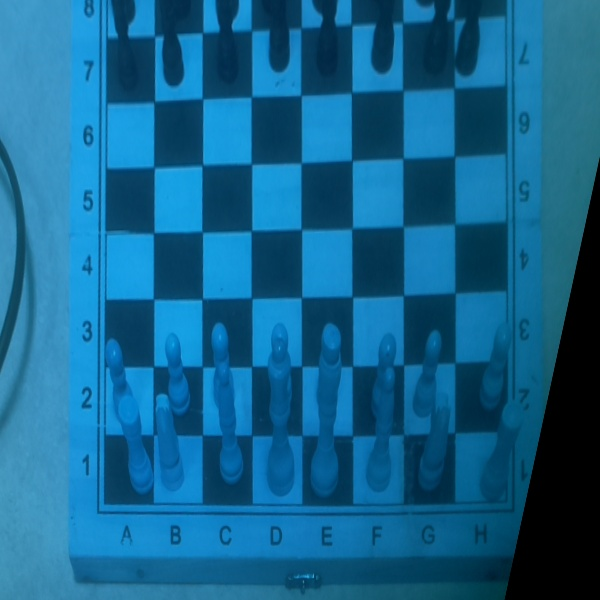
#> input picture first_cut_img.jpg, 600 x 600 px; its folder holds only this picture in this run
$ python -i identify_board3.py   (imports and definitions only)   (older library calls are emulated)
#> lines starting #> are read from the running program, lines starting #| are printed output that depends on the picture; after the words box and inside, x2 and y2 are one past the last pixel; in counts of white or black regions, pixels touching at a corner belong together
### gui_img_manager.py
from threading import Thread

### STATIC VARIABLES - GLOBAL - this is black sorcery so DON'T TOUCH it.
### You will NOT BE ABLE TO FIX THIS. NOBODY KNOWS HOW THIS WORKS. ###
images = []
move = ""
curr = 0
finished = False

# [4 lines left out: function set_camera, not called in this run]

def reset_images(camnum):
    global images
    images[camnum] = []

def add_img(img):
    global images
    if len(images)>0:
        images[-1].append(img)

def set_move(mv):
    global move
    move = mv

def get_images():
    return images

# [6 lines left out: function set_finished, not called in this run]

def check_images():
    return finished

# run game loop processing ASYNC
# [19 lines left out: function init, not called in this run]

### identify_board3.py
import cv2
import numpy as np
import math
import copy
import gui_img_manager

# import filter_colors
# import chess_helper

"""
This file is responsible for getting an image and returning only the board's
image, projected to be rectangular.
"""

##### Image resize and cut dimensions #####
RESIZE_WIDTH = 600
RESIZE_HEIGHT = 600
CUT_UP = 70
CUT_DOWN = 1550

##### Line intersection filter #####
VER_MIN_INTERSECT = 6
HOR_MIN_INTERSECT = 6

##### Angle Ranges #####
VER_MIN_ANGLE = 0.9
VER_MAX_ANGLE = 2.3
VER_LEFT_MIN_ANGLE = 1.5
VER_LEFT_MAX_ANGLE = 2.2
VER_RIGHT_MIN_ANGLE = 1
VER_RIGHT_MAX_ANGLE = 1.5
HOR_MIN_ANGLE = 0.15
HOR_MAX_ANGLE = 3.0
HOR_DIFF_ANGLE = 0.09

##### General hough parameters #####
RHO_RES = 1
THETA_RES = np.pi / 180
MIN_VOTES = 115
MIN_LENGTH = 80
MAX_GAP = 30

##### Gaussian Threshold parameters #####
GAUSS_MAX_VALUE = 255
GAUSS_BLOCK_SIZE = 115
GAUSS_C = 13

##### Edge detection parameters #####
EDGE_DST = 10
EDGE_KSIZE = 3
EDGE_SCALE = 10

##### Finding pixels on lines #####
MAX_PIXEL_DISTANCE_FROM_LINE = 15

##### Finding fourth line #####
FOURTH_LINE_FIT_A = -0.02644
FOURTH_LINE_FIT_B = 26.37
FOURTH_LINE_FIT_C = 0.3048
FOURTH_LINE_FIT_D = 54.22
UPPER_RECT_H1 = (-150)  # -100
UPPER_RECT_H2 = (-70)
FOURTH_LINE_RHO_RES = 3
FOURTH_LINE_THETA_RES = np.pi / 180
FOURTH_LINE_MIN_VOTES = 125
FOURTH_LINE_MIN_LENGTH = 115
FOURTH_LINE_MAX_GAP = 30
PROJECTION_IMAGE_PADDING_RATIO = 1.0 / 7

DEBUG = True

class identify_board:

    def __init__(self):
        self.first = False

    """
    :return image of board, including an extra line above the board.
    """

    # [32 lines left out: function get_board_image, not called in this run]

    def find_lines2(self, img):
        linesP = cv2.HoughLinesP(img, RHO_RES, THETA_RES,
                                 MIN_VOTES, None, MIN_LENGTH, MAX_GAP)
        up_down = []
        left_right = []
        for line in linesP:
            for l in line:
                if self.get_theta(l) < VER_MAX_ANGLE and self.get_theta(
                        l) > VER_MIN_ANGLE:
                    up_down.append(l)
                if self.get_theta(l) < HOR_MIN_ANGLE or self.get_theta(
                        l) > HOR_MAX_ANGLE:  # WTF
                    left_right.append(l)

        # self.draw_lines(up_down,img)
        # self.draw_lines(left_right,img)
        return up_down, left_right

    def is_in_line(self, point, line):
        if line[0] >= point[0] - MAX_PIXEL_DISTANCE_FROM_LINE and line[2] <= point[0] + MAX_PIXEL_DISTANCE_FROM_LINE and \
                line[1] >= point[1] - MAX_PIXEL_DISTANCE_FROM_LINE and line[3] <= point[
            1] + MAX_PIXEL_DISTANCE_FROM_LINE:
            return True
        if line[0] >= point[0] - MAX_PIXEL_DISTANCE_FROM_LINE and line[2] <= point[0] + MAX_PIXEL_DISTANCE_FROM_LINE and \
                line[1] <= point[1] + MAX_PIXEL_DISTANCE_FROM_LINE and line[3] >= point[
            1] - MAX_PIXEL_DISTANCE_FROM_LINE:
            return True
        if line[0] <= point[0] + MAX_PIXEL_DISTANCE_FROM_LINE and line[2] >= point[0] - MAX_PIXEL_DISTANCE_FROM_LINE and \
                line[1] >= point[1] - MAX_PIXEL_DISTANCE_FROM_LINE and line[3] <= point[
            1] + MAX_PIXEL_DISTANCE_FROM_LINE:
            return True
        if line[0] <= point[0] + MAX_PIXEL_DISTANCE_FROM_LINE and line[2] >= point[0] - MAX_PIXEL_DISTANCE_FROM_LINE and \
                line[1] <= point[1] + MAX_PIXEL_DISTANCE_FROM_LINE and line[3] >= point[
            1] - MAX_PIXEL_DISTANCE_FROM_LINE:
            return True
        return False

    def num_of_cutting(self, line, lines):
        count = 0
        for l in lines:
            point = self.get_cutoff_point(line, l)
            if self.is_in_line(point, l) and self.is_in_line(point, line):
                count += 1
        return count

    def amen_yaavod(self, img):
        ver, hor = self.find_lines2(img)
        rank_ver = [self.num_of_cutting(item, hor) for item in ver]
        rank_hor = [self.num_of_cutting(item, ver) for item in hor]
        for i in range(len(rank_ver)):
            i2 = len(rank_ver) - 1 - i
            if (rank_ver[i2] < VER_MIN_INTERSECT):
                ver = ver[:i2] + ver[i2 + 1:]
        for i in range(len(rank_hor)):
            i2 = len(rank_hor) - 1 - i
            if (rank_hor[i2] < HOR_MIN_INTERSECT):
                hor = hor[:i2] + hor[i2 + 1:]
        #        self.draw_lines(ver,img)
        #        self.draw_lines(hor,img)
        return ver, hor

    # [7 lines left out: function get_lines_theta, not called in this run]

    def gausThresholdChess(self, img):
        gaus = cv2.adaptiveThreshold(img, GAUSS_MAX_VALUE,
                                     cv2.ADAPTIVE_THRESH_MEAN_C,
                                     cv2.THRESH_BINARY, GAUSS_BLOCK_SIZE, GAUSS_C)
        # cv2.imshow("saharur",gaus)
        # k =  cv2.waitKey(0)
        return gaus

    def edgeDetectionChess(self, img):
        lapalacian = cv2.Laplacian(img, cv2.CV_64F, EDGE_DST, EDGE_KSIZE, EDGE_SCALE)

        return lapalacian

    def get_theta(self, line):
        if line[2] == line[0]:
            theta = math.pi / 2
        else:
            theta = (float)(math.atan2(float(line[3] - line[1]), float(line[2] - line[0])))
        return (theta % math.pi);

    def get_cutoff_point(self, line1, line2):
        x1 = line1[0]
        y1 = line1[1]
        x2 = line1[2]
        y2 = line1[3]
        x3 = line2[0]
        y3 = line2[1]
        x4 = line2[2]
        y4 = line2[3]
        if x1 == x2:
            m1 = 10000000000
        else:
            m1 = float(float(y2 - y1) / float(x2 - x1))
        if x3 == x4:
            m2 = 10000000000
        else:
            m2 = float(float(y4 - y3) / float(x4 - x3))
        n1 = y1 - m1 * x1
        n2 = y3 - m2 * x3

        x = int((n1 - n2) / (m2 - m1))
        y = int(m1 * x + n1)
        point = []
        point.append(x)
        point.append(y)
        return point

    # [28 lines left out: functions get_length, find_avg_line_color, not called in this run]

    '''
    def remove_lines_colors(self,lines, real_img):
        real_img = cv2.cvtColor(real_img, cv2.COLOR_RGB2BGR)
        chessh = chess_helper.chess_helper(chess_helper.chess_helper.ME)
        width = len(real_img[0])
        height = len(real_img)
        cut_im = real_img[int(4 * height / 10):int(4 * height / 5), int(5 * width / 10):int(7 * width / 10)]
        #    cv2.imshow('s', cut_im)
        #    cv2.waitKey(0)
        colorf = filter_colors.filter_colors(cut_im, chessh)
        colors = filter_colors.filter_colors.get_main_colors(colorf, cut_im)

        range = 18
        new_lines = []
        for line in lines:
            added = False
            color2 = self.find_avg_line_color(line, real_img)
            for color in colors:
                if filter_colors.filter_colors.color_dist(colorf, color2, color) < range and added == False:
                    added = True
                    new_lines.append(line)
        return new_lines
    '''

    # [99 lines left out: functions get_real_theta_left, get_real_theta_right, get_distance, find_rect_locaition, get_point_for_rect_cut, fix_points_for_projection and 2 more, not called in this run]

    def filter_lines3(self, verticel_lines_lst, horizontal_lines_lst):
        left_lines_lst = []
        right_lines_lst = []
        final_lines = []

        for line in verticel_lines_lst:
            theta = self.get_theta(line)
            if theta > VER_LEFT_MIN_ANGLE and theta < VER_LEFT_MAX_ANGLE:
                left_lines_lst.append(line)
            if theta > VER_RIGHT_MIN_ANGLE and theta < VER_RIGHT_MAX_ANGLE:
                right_lines_lst.append(line)

        min_x = left_lines_lst[0]
        for line in left_lines_lst:
            y1 = min(line[1], line[3])
            y2 = min(min_x[1], min_x[3])
            y = max(y1, y2)
            m1, n1 = self.find_m_n(line)
            x_line = float(float(y - n1) / float(m1))
            m2, n2 = self.find_m_n(min_x)
            x_min = float((float(y - n2)) / float(m2))
            if x_line < x_min:
                min_x = line
        final_lines.append(min_x)

        max_y = horizontal_lines_lst[0]
        for line in horizontal_lines_lst:
            x1 = min(line[0], line[2])
            x2 = min(max_y[0], max_y[2])
            x = max(x1, x2)
            m1, n1 = self.find_m_n(line)
            y_line = x * m1 + n1
            m2, n2 = self.find_m_n(max_y)
            y_max = x * m2 + n2
            if y_line > y_max:
                max_y = line
        final_lines.append(max_y)

        max_x = right_lines_lst[0]
        for line in right_lines_lst:
            y1 = min(line[1], line[3])
            y2 = min(max_x[1], max_x[3])
            y = max(y1, y2)
            m1, n1 = self.find_m_n(line)
            x_line = (y - n1) / m1
            m2, n2 = self.find_m_n(max_x)
            x_max = (y - n2) / m2
            if x_line > x_max:
                max_x = line
        final_lines.append(max_x)

        return final_lines

    # [12 lines left out: function find_m_n, not called in this run]

    """
    returns perpendicular line that bisects given line.
    """

    # [87 lines left out: functions get_perpendicular, find_specific_line, draw_lines_by_points, get_line_image, not called in this run]


    def get_image_from_img(self, image, should_cut):
        real_img = cv2.cvtColor(image, cv2.COLOR_BGR2RGB)
        img = cv2.cvtColor(real_img, cv2.COLOR_RGB2GRAY)
        fy_shrink = 500 / len(img)
        fx_shrink = 500 / len(img[0])
        if should_cut:
            resizeImg = cv2.resize(img, (len(img[0]), len(img)), fx=fx_shrink,
                                   fy=fy_shrink)
            resizeImg = resizeImg[CUT_UP:CUT_DOWN, :]
            real_img = cv2.resize(real_img, (len(img[0]), len(img)), fx=fx_shrink,
                                  fy=fy_shrink)
            real_img \
                = real_img[CUT_UP:CUT_DOWN, :]
        else:
            resizeImg = img

        # cv2.imshow('ss', resizeImg)
        # cv2.waitKey(0)
        '''
        points = []
        p1 = [int(0.05 * len(resizeImg[0])), 0]
        p2 = [int(0.95*len(resizeImg)), 0]
        p3 = [0, len(resizeImg)]
        p4 = [len(resizeImg[0]), len(resizeImg)]
        points.append(p1)
        points.append(p2)
        points.append(p3)
        points.append(p4)
        resizeImg = self.projection(points, resizeImg,len(resizeImg[0]),
                                    len(resizeImg) )

        #cv2.imshow('sss', resizeImg)
        #cv2.waitKey(0)
        '''
        threshim = self.gausThresholdChess(resizeImg)
        edgeim = self.edgeDetectionChess(threshim)
        edgeim = cv2.convertScaleAbs(edgeim)
        if(DEBUG):
            cv2.imshow("sahar", edgeim)
            cv2.waitKey(0)
        return edgeim, real_img

    # [44 lines left out: functions get_image_from_filename, get_edge_image, not called in this run]

    def draw_lines(self, lineslst, img):
        new_img = copy.deepcopy(img)
        new_img = cv2.cvtColor(new_img, cv2.COLOR_GRAY2BGR)
        for i in range(0, len(lineslst)):
            l = lineslst[i]
            cv2.line(new_img, (l[0], l[1]), (l[2], l[3]), (255, 0, 0), 3, cv2.LINE_AA)
            #        img = cv2.resize(img, (0, 0), fx=1, fy=1)
        cv2.imshow('ophir', new_img)
        k = cv2.waitKey(0)
        return

    # [51 lines left out: functions get_final_points, test, not called in this run]

    def main(self, img):

        edgeim, real_img = self.get_image_from_img(img, True)

        gui_img_manager.add_img(edgeim)

        try:
            egdeim_copy = copy.deepcopy(edgeim)
            ver, her = self.amen_yaavod(edgeim)
            if(DEBUG):
                self.draw_lines(ver,edgeim)
                self.draw_lines(her,edgeim)
            lines = self.filter_lines3(ver, her)
            points = self.get_point_for_rect_cut(lines)

            # find exectly the forth line
            croped_img, x_tikun, y_tikun = self.rect_cutter(egdeim_copy,
                                                            [points[0], points[1]])

            forth_line = self.find_specific_line(croped_img,
                                                 self.get_theta(lines[1]),
                                                 lines, x_tikun, y_tikun)
            # get final points
            final_points = self.get_final_points(lines, forth_line, x_tikun,
                                                 y_tikun)
            #                self.draw_lines_by_points(final_points,egdeim_copy)
            gui_img_manager.add_img(self.get_line_image(final_points,edgeim))
            img = self.projection(final_points, real_img, RESIZE_WIDTH,
                                  RESIZE_HEIGHT)
            edgeim = self.projection(final_points, edgeim, RESIZE_WIDTH,
                                  RESIZE_HEIGHT)
            gui_img_manager.add_img(img)
            return img, edgeim
        except:
            print("identify board has failed")
            return real_img, edgeim

# [9 lines of commented-out code are left out]

>>> import cv2
>>> picture = cv2.cvtColor(cv2.imread('first_cut_img.jpg'), cv2.COLOR_BGR2RGB)
>>> result = identify_board().main(picture)
#> in get_image_from_img, real_img is the input picture: shape (600, 600, 3); mean B, G, R 142, 99.4, 18.8
#> in get_image_from_img, `img = cv2.cvtColor(real_img, cv2.COLOR_RGB2GRAY)`:
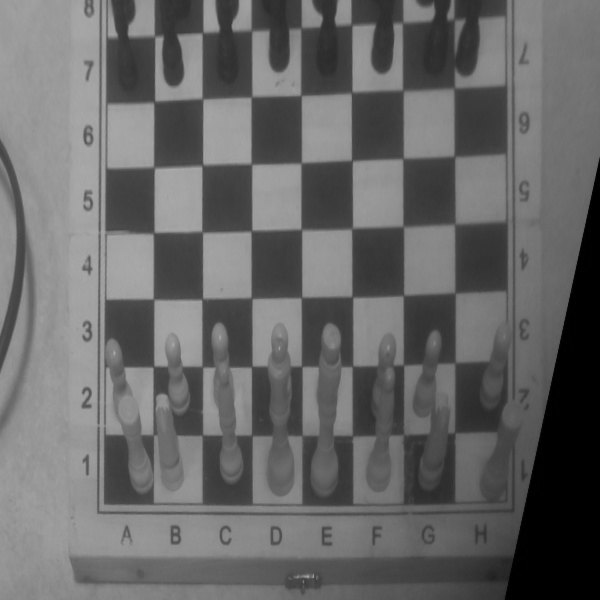
#> img: shape (600, 600); min 0, max 171, mean 103
#> in get_image_from_img, `fy_shrink = 500 / len(img)`: fy_shrink = 0.833
#> in get_image_from_img, `resizeImg = resizeImg[CUT_UP:CUT_DOWN, :]`:
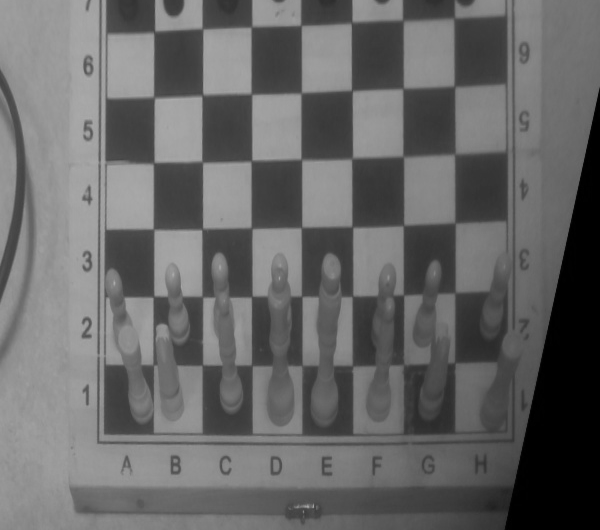
#> resizeImg: shape (530, 600); min 0, max 171, mean 103
#> in get_image_from_img, `real_img \ = real_img[CUT_UP:CUT_DOWN, :]`:
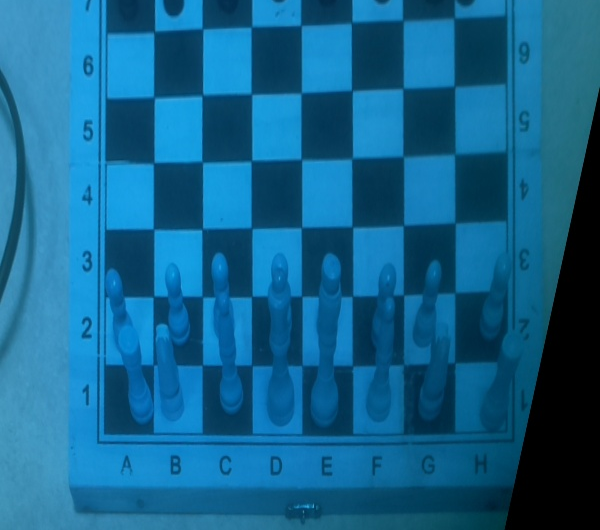
#> real_img: shape (530, 600, 3); mean B, G, R 142.3, 99.4, 18.3
#> in gausThresholdChess, `gaus = cv2.adaptiveThreshold(img, GAUSS_MAX_VALUE, cv2.ADAPTIVE_THRESH..`:
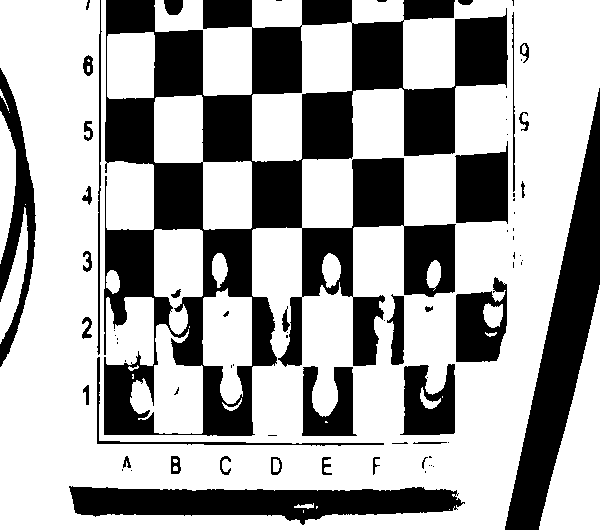
#> gaus: shape (530, 600); 65.4% white; 76 black regions (40 under 20 px), largest, box (x1, y1, x2, y2) and area: (104, 0, 508, 436) 66226, (505, 88, 600, 530) 13744, (69, 486, 465, 525) 9768
#> in edgeDetectionChess, `lapalacian = cv2.Laplacian(img, cv2.CV_64F, EDGE_DST, EDGE_KSIZE, EDGE..`:
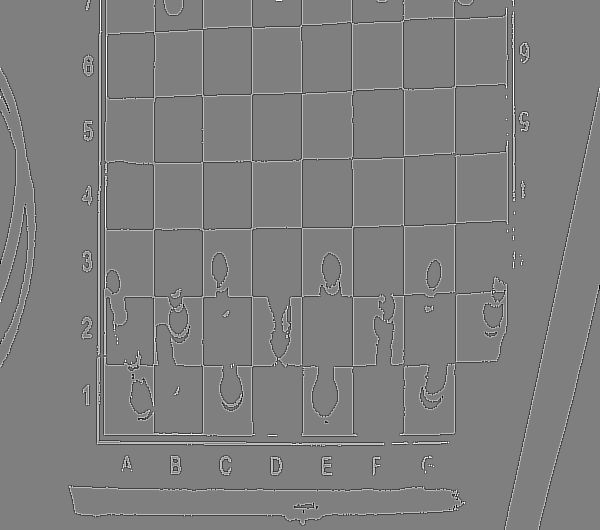
#> lapalacian: shape (530, 600) float64; min -20400, max 20400, mean 0.2; drawn with min black and max white
#> in get_image_from_img, `edgeim = cv2.convertScaleAbs(edgeim)`:
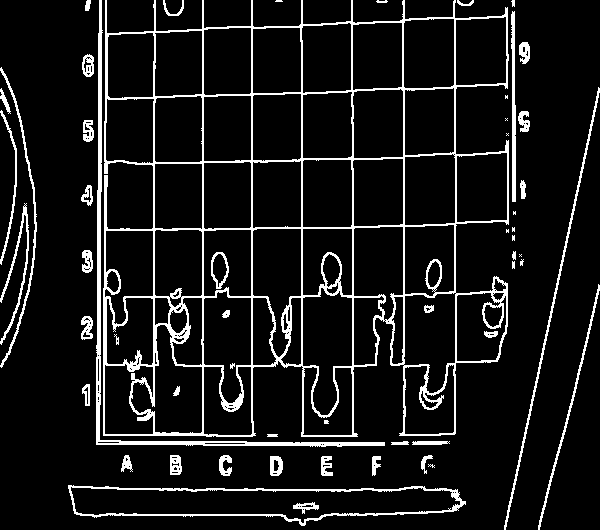
#> edgeim: shape (530, 600); 9.5% white in thin lines or dots
#> in find_lines2, `linesP = cv2.HoughLinesP(img, RHO_RES, THETA_RES, MIN_VOTES, None, MIN..`: linesP = 61 rows, first 6: [203, 445, 203, 0], [202, 444, 202, 0], [352, 445, 352, 0], [251, 445, 251, 0], [455, 433, 455, 0], [99, 444, 99, 0]
#> the loop in find_lines2, `for line in linesP:` made 61 passes
#> line on passes 1 to 8: [[203, 445, 203, 0]], [[202, 444, 202, 0]], [[352, 445, 352, 0]], [[251, 445, 251, 0]], [[455, 433, 455, 0]], [[99, 444, 99, 0]], [[98, 444, 98, 33]], [[504, 529, 598, 87]]
#> after the loop in find_lines2, `for line in linesP:`: left_right = 27 items, first 6: [117, 489, 457, 489], [96, 442, 448, 442], [96, 444, 441, 444], [101, 99, 514, 84], [97, 231, 454, 224], [159, 490, 457, 490]; up_down = 34 items, first 6: [203, 445, 203, 0], [202, 444, 202, 0], [352, 445, 352, 0], [251, 445, 251, 0], [455, 433, 455, 0], [99, 444, 99, 0]
#> in amen_yaavod, `ver, hor = self.find_lines2(img)`: ver has the same summary as up_down in find_lines2; hor has the same summary as left_right in find_lines2
#> the loop in num_of_cutting, `for l in lines:` made 27 passes
#> (x3 in get_cutoff_point, y3 in get_cutoff_point, x4 in get_cutoff_point, y4 in get_cutoff_point, m2 in get_cutoff_point, n2 in get_cutoff_point, x in get_cutoff_point, y in get_cutoff_point) on pass 19: (186, 445, 384, 445, 0, 445, 203, 445)
#> after the loop in num_of_cutting, `for l in lines:`: count = 1
#> the loop in num_of_cutting (call 2), `for l in lines:` made 27 passes
#> (x3 in get_cutoff_point, y3 in get_cutoff_point, x4 in get_cutoff_point, y4 in get_cutoff_point, m2 in get_cutoff_point, n2 in get_cutoff_point, x in get_cutoff_point, y in get_cutoff_point) on pass 3: (96, 444, 441, 444, 0, 444, 202, 444)
#> the loop in amen_yaavod, `for i in range(len(rank_ver)):` made 34 passes
#> the loop in amen_yaavod, `for i in range(len(rank_hor)):` made 27 passes
#> (key Esc is pressed here)
#> the loop in draw_lines (call 2), `for i in range(0, len(lineslst)):` made 19 passes
#> after the loop in draw_lines (call 2), `for i in range(0, len(lineslst)):`:
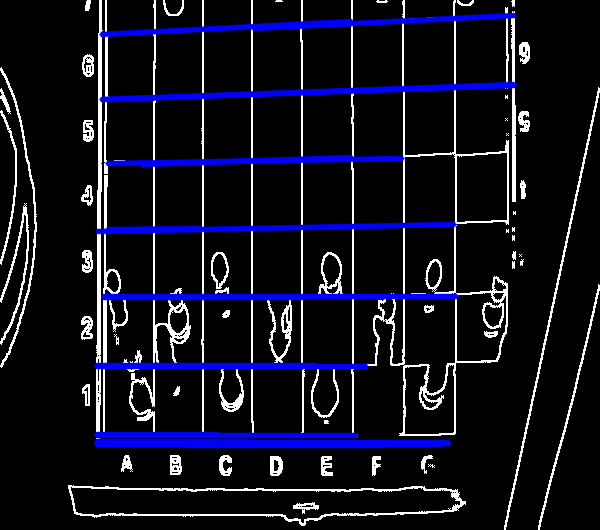
#> new_img: shape (530, 600, 3); mean B, G, R 32.5, 18.7, 18.7
#> (key Enter is pressed here)
